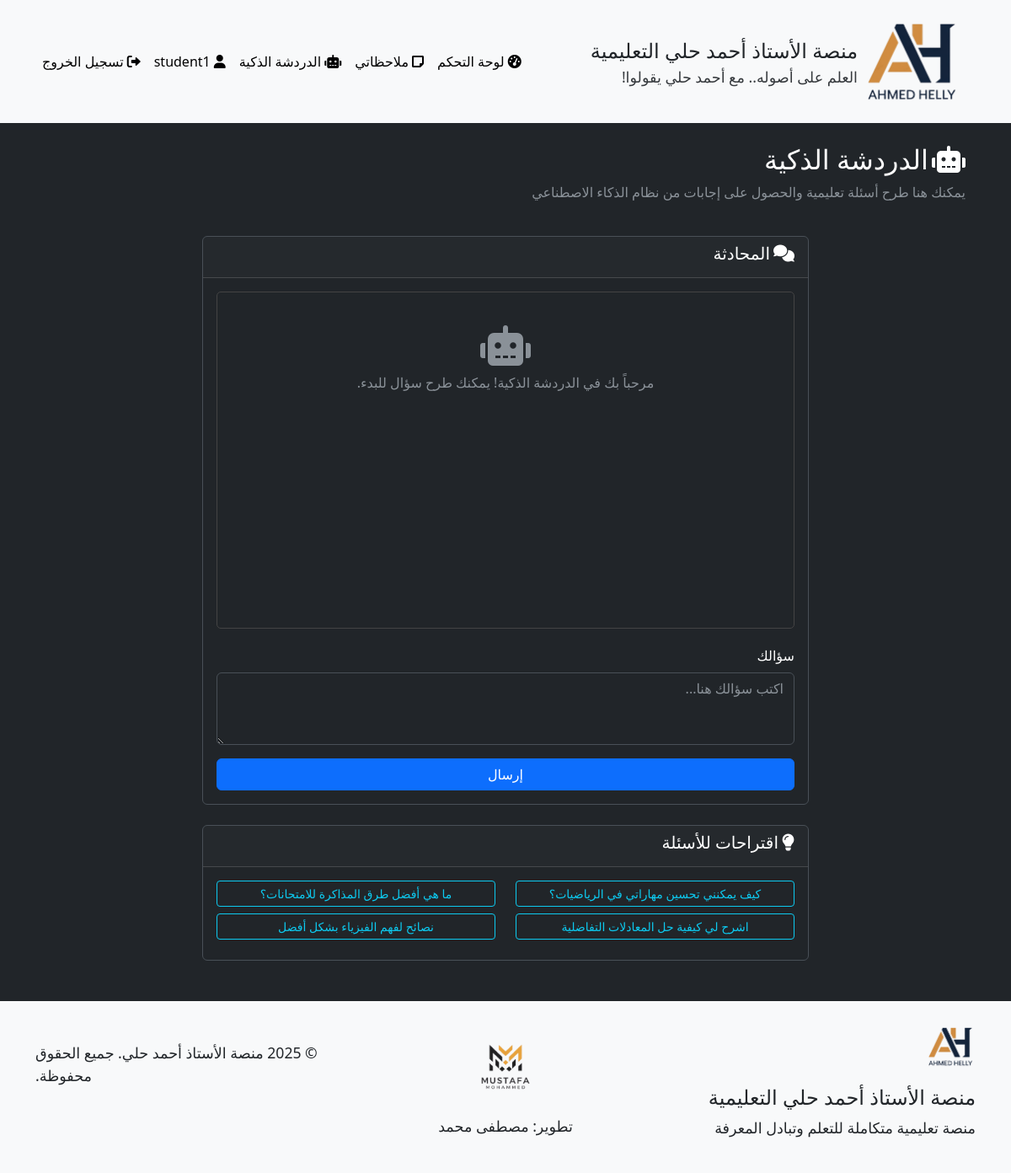
/student/ai_chat (signed in), run on an earlier commit of the app's database.
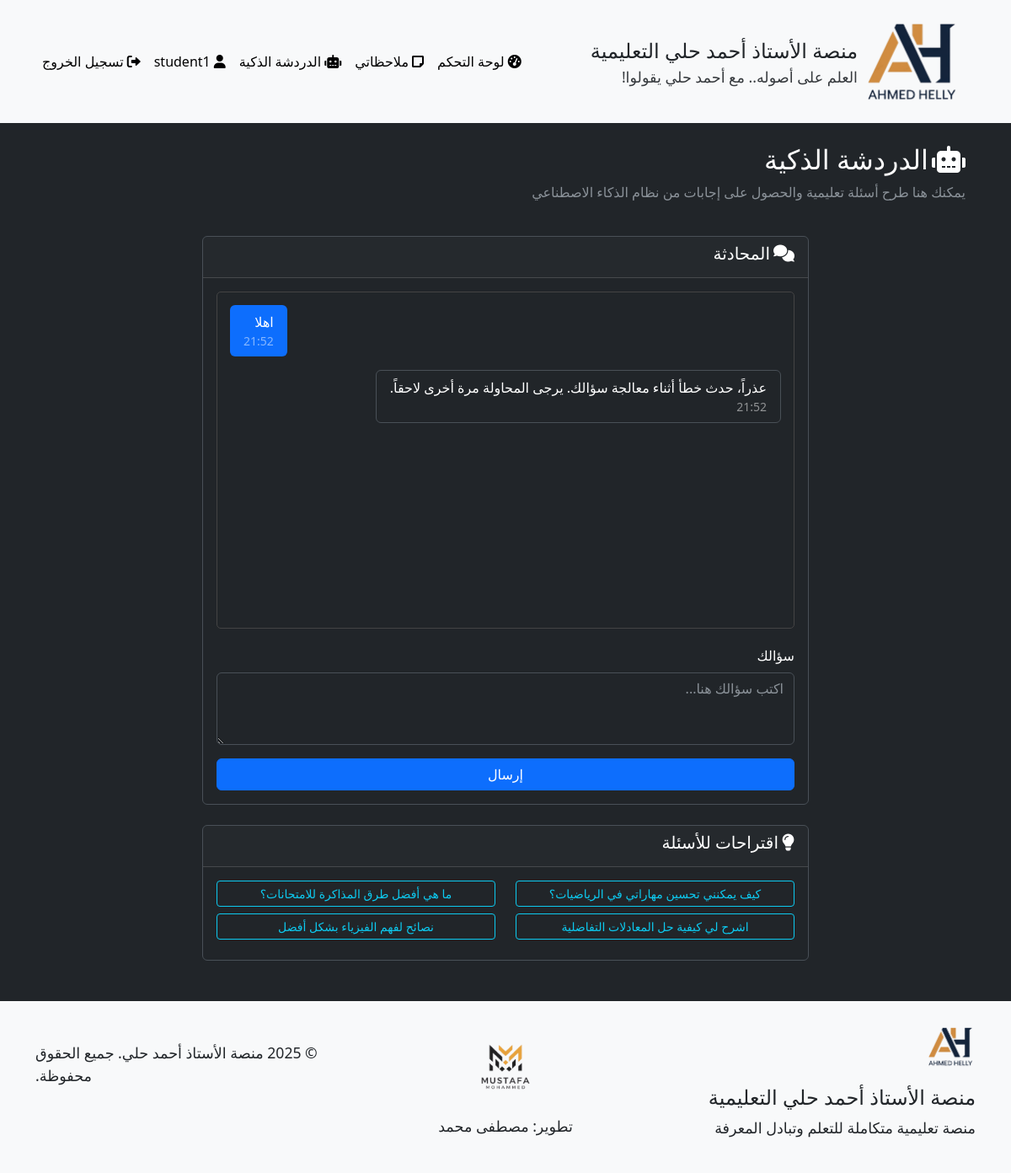
And on a later commit of the database.
### models.py (models this page shows, shortened)
class User(UserMixin, db.Model):
    __tablename__ = 'users'
    id = db.Column(db.Integer, primary_key=True)
    username = db.Column(db.String(64), unique=True, nullable=False)
    full_name = db.Column(db.String(100), nullable=True)  # الاسم الثلاثي
    email = db.Column(db.String(100), nullable=True)  # البريد الإلكتروني للاستعادة
    phone = db.Column(db.String(20), nullable=True)   # رقم الهاتف للاستعادة
    password_hash = db.Column(db.String(256), nullable=False)
    role = db.Column(db.String(20), nullable=False)  # 'admin' or 'student'
    reset_token = db.Column(db.String(100), nullable=True)  # رمز استعادة كلمة المرور
    reset_token_expiry = db.Column(db.DateTime, nullable=True)  # تاريخ انتهاء صلاحية الرمز
    videos = db.relationship('Video', backref='uploader', lazy='dynamic')
    comments = db.relationship('Comment', backref='author', lazy='dynamic')
    posts = db.relationship('Post', backref='author', lazy='dynamic')
    video_views = db.relationship('VideoView', backref='viewer', lazy='dynamic')

class AIChatMessage(db.Model):
    __tablename__ = 'ai_chat_messages'
    id = db.Column(db.Integer, primary_key=True)
    user_id = db.Column(db.Integer, db.ForeignKey('users.id'), nullable=False)
    message = db.Column(db.Text, nullable=False)
    response = db.Column(db.Text, nullable=True)
    created_at = db.Column(db.DateTime, default=datetime.utcnow)
    user = db.relationship('User', backref=db.backref('ai_chat_messages', lazy='dynamic'))

### routes.py (the view, shortened to what this page needs)
@student_bp.route('/ai_chat', methods=['GET', 'POST'])
@login_required
def ai_chat():
    form = AIChatForm()
    messages = AIChatMessage.query.filter_by(user_id=current_user.id).order_by(AIChatMessage.created_at.desc()).limit(10).all()
    messages.reverse()  # عرض الرسائل بترتيب تصاعدي
    return render_template('student/ai_chat.html', form=form, messages=messages)

### forms.py
class AIChatForm(FlaskForm):
    message = TextAreaField('سؤالك', validators=[DataRequired(), Length(min=3, max=1000)])
    submit = SubmitField('إرسال')

### app.py (called while the page is built)
    @login_manager.user_loader
    def load_user(user_id):
        return User.query.get(int(user_id))

### templates/student/ai_chat.html (shortened to what this page needs)
{% extends 'base.html' %}
{% block content %}
<div class="container mt-4">
    <div class="row mb-4">
        <div class="col">
            <h2><i class="fas fa-robot me-2"></i>الدردشة الذكية</h2>
            <p class="text-muted">يمكنك هنا طرح أسئلة تعليمية والحصول على إجابات من نظام الذكاء الاصطناعي</p>
        </div>
    </div>
    <div class="row">
        <div class="col-lg-8 mx-auto">
            <div class="card bg-dark mb-4">
                <div class="card-header">
                    <h5><i class="fas fa-comments me-2"></i>المحادثة</h5>
                </div>
                <div class="card-body">
                    <div class="chat-container" style="height: 400px; overflow-y: auto; padding: 15px; border-radius: 5px; margin-bottom: 20px; border: 1px solid #444;">
                        {% if messages %}
                            {% for msg in messages %}
                                <div class="d-flex flex-row-reverse mb-3">
                                    <div class="chat-bubble-user p-2 px-3 rounded" style="background-color: #0d6efd; color: white; max-width: 80%;">
                                        <div>{{ msg.message }}</div>
                                        <div class="small text-white-50 text-end">{{ msg.created_at.strftime('%H:%M') }}</div>
                                    </div>
                                </div>
                                <div class="d-flex mb-3">
                                    <div class="chat-bubble-ai p-2 px-3 rounded" style="background-color: #212529; color: white; border: 1px solid #495057; max-width: 80%;">
                                        <div>{{ msg.response }}</div>
                                        <div class="small text-white-50">{{ msg.created_at.strftime('%H:%M') }}</div>
                                    </div>
                                </div>
                            {% endfor %}
                        {% else %}
                            <div class="text-center text-muted p-4">
                                <i class="fas fa-robot mb-2" style="font-size: 3rem;"></i>
                                <p>مرحباً بك في الدردشة الذكية! يمكنك طرح سؤال للبدء.</p>
                            </div>
                        {% endif %}
                    </div>
                    <form method="POST" action="{{ url_for('student.ai_chat') }}">
                        <div class="mb-3">
                            {{ form.message.label(class="form-label") }}
                            {% if form.message.errors %}
                                {{ form.message(class="form-control is-invalid", rows=3, placeholder="اكتب سؤالك هنا...") }}
                                <div class="invalid-feedback">
                                    {% for error in form.message.errors %}
                                        {{ error }}
                                    {% endfor %}
                                </div>
                            {% else %}
                                {{ form.message(class="form-control", rows=3, placeholder="اكتب سؤالك هنا...") }}
                            {% endif %}
                        </div>
                        <div class="d-grid">
                            {{ form.submit(class="btn btn-primary") }}
                        </div>
                    </form>
                </div>
            </div>
            <div class="card bg-dark">
                <div class="card-header">
                    <h5><i class="fas fa-lightbulb me-2"></i>اقتراحات للأسئلة</h5>
                </div>
                <div class="card-body">
                    <div class="row">
                        <div class="col-md-6 mb-2">
                            <button onclick="fillQuestion(this)" data-question="كيف يمكنني تحسين مهاراتي في الرياضيات؟" class="btn btn-outline-info btn-sm w-100">
                                كيف يمكنني تحسين مهاراتي في الرياضيات؟
                            </button>
                        </div>
                        <div class="col-md-6 mb-2">
                            <button onclick="fillQuestion(this)" data-question="ما هي أفضل طرق المذاكرة للامتحانات؟" class="btn btn-outline-info btn-sm w-100">
                                ما هي أفضل طرق المذاكرة للامتحانات؟
                            </button>
                        </div>
                        <div class="col-md-6 mb-2">
                            <button onclick="fillQuestion(this)" data-question="اشرح لي كيفية حل المعادلات التفاضلية من الدرجة الأولى" class="btn btn-outline-info btn-sm w-100">
                                اشرح لي كيفية حل المعادلات التفاضلية
                            </button>
                        </div>
                        <div class="col-md-6 mb-2">
                            <button onclick="fillQuestion(this)" data-question="ما هي أهم النصائح لفهم الفيزياء بشكل أفضل؟" class="btn btn-outline-info btn-sm w-100">
                                نصائح لفهم الفيزياء بشكل أفضل
                            </button>
                        </div>
                    </div>
                </div>
            </div>
        </div>
    </div>
</div>
{% endblock %}

### templates/base.html (shortened to what this page needs)
<!DOCTYPE html>
<html lang="ar" data-bs-theme="dark">
<head>
    <link rel="stylesheet" href="https://cdn.jsdelivr.net/npm/bootstrap@5.3.0/dist/css/bootstrap.min.css">
    <link rel="stylesheet" href="https://cdnjs.cloudflare.com/ajax/libs/font-awesome/6.0.0/css/all.min.css">
    <link rel="stylesheet" href="{{ url_for('static', filename='css/style.css') }}">
</head>
<body>
    <header>
        <nav class="navbar navbar-expand-lg navbar-light bg-light">
            <div class="container">
                <a class="navbar-brand" href="{{ url_for('main.index') }}">
                    <img src="{{ url_for('static', filename='img/ahmed-helly-logo.png') }}" alt="شعار الأستاذ أحمد حلي" height="120" class="me-2">
                    <div class="d-flex flex-column">
                        <span class="text-dark" style="font-size: 1.5rem;">منصة الأستاذ أحمد حلي التعليمية</span>
                        <small class="text-dark" style="font-size: 1.1rem;">العلم على أصوله.. مع أحمد حلي يقولوا!</small>
                    </div>
                </a>
                <div class="collapse navbar-collapse" id="navbarNav">
                    <ul class="navbar-nav ms-auto">
                        {% if current_user.is_authenticated %}
                            {% if current_user.role == 'admin' %}
                                <li class="nav-item">
                                    <a class="nav-link {% if request.path.startswith('/admin/dashboard') %}active{% endif %}" href="{{ url_for('admin.dashboard') }}">
                                        <i class="fas fa-tachometer-alt me-1"></i>لوحة التحكم
                                    </a>
                                </li>
                                <li class="nav-item">
                                    <a class="nav-link {% if request.path.startswith('/admin/upload_video') %}active{% endif %}" href="{{ url_for('admin.upload_video') }}">
                                        <i class="fas fa-video me-1"></i>رفع فيديو
                                    </a>
                                </li>
                                <li class="nav-item">
                                    <a class="nav-link {% if request.path.startswith('/admin/create_post') %}active{% endif %}" href="{{ url_for('admin.create_post') }}">
                                        <i class="fas fa-edit me-1"></i>إنشاء منشور
                                    </a>
                                </li>
                                <li class="nav-item">
                                    <a class="nav-link {% if request.path.startswith('/admin/lecture_codes') %}active{% endif %}" href="{{ url_for('admin.lecture_codes') }}">
                                        <i class="fas fa-key me-1"></i>أكواد المحاضرات
                                    </a>
                                </li>
                            {% else %}
                                <li class="nav-item">
                                    <a class="nav-link {% if request.path.startswith('/student/dashboard') %}active{% endif %}" href="{{ url_for('student.dashboard') }}">
                                        <i class="fas fa-tachometer-alt me-1"></i>لوحة التحكم
                                    </a>
                                </li>
                                <li class="nav-item">
                                    <a class="nav-link {% if request.path.startswith('/student/notes') %}active{% endif %}" href="{{ url_for('student.view_notes') }}">
                                        <i class="fas fa-sticky-note me-1"></i>ملاحظاتي
                                    </a>
                                </li>
                                <li class="nav-item">
                                    <a class="nav-link {% if request.path.startswith('/student/ai_chat') %}active{% endif %}" href="{{ url_for('student.ai_chat') }}">
                                        <i class="fas fa-robot me-1"></i>الدردشة الذكية
                                    </a>
                                </li>
                            {% endif %}
                            <li class="nav-item">
                                <a class="nav-link {% if request.path.startswith('/profile') %}active{% endif %}" href="{{ url_for('main.profile') }}">
                                    <i class="fas fa-user me-1"></i>{{ current_user.username }}
                                </a>
                            </li>
                            <li class="nav-item">
                                <a class="nav-link" href="{{ url_for('main.logout') }}">
                                    <i class="fas fa-sign-out-alt me-1"></i>تسجيل الخروج
                                </a>
                            </li>
                        {% endif %}
                    </ul>
                </div>
            </div>
        </nav>
    </header>
    <main class="container my-4">
        {% block content %}{% endblock %}
    </main>
    <footer class="bg-light text-dark py-4 mt-5">
        <div class="container">
            <div class="row">
                <div class="col-md-4">
                    <img src="{{ url_for('static', filename='img/ahmed-helly-logo.png') }}" alt="شعار الأستاذ أحمد حلي" height="60" class="mb-3">
                    <h4 class="text-dark">منصة الأستاذ أحمد حلي التعليمية</h4>
                    <p class="text-dark" style="font-size: 1.1rem;">منصة تعليمية متكاملة للتعلم وتبادل المعرفة</p>
                </div>
                <div class="col-md-4 text-center d-flex flex-column align-items-center justify-content-center">
                    <a href="#" class="text-dark text-decoration-none">
                        <img src="{{ url_for('static', filename='img/mustafa-logo.png') }}" alt="شعار مصطفى محمد" height="100" class="mb-2">
                        <p class="text-dark" style="font-size: 1.1rem;">تطوير: مصطفى محمد</p>
                    </a>
                </div>
                <div class="col-md-4 text-md-end">
                    <p class="mt-4 text-dark" style="font-size: 1.1rem;">&copy; 2025 منصة الأستاذ أحمد حلي. جميع الحقوق محفوظة.</p>
                </div>
            </div>
        </div>
    </footer>
</body>
</html>

### static/css/style.css (style rules this page uses)
.navbar-brand { display: flex; align-items: center; }
.navbar-brand span { font-size: 1.3em; color: var(--bs-body-color); }
.navbar-brand small { font-size: 1em; color: var(--bs-body-color); opacity: 0.9; }
:root { --bs-body-color: #fff; --bs-body-bg: #212529; --bs-navbar-color: #fff; --bs-card-bg: #2c3034; --bs-secondary-bg: #343a40; }
footer { background-color: #fff !important; color: #000 !important; }
footer a, footer p { color: #000 !important; }
.navbar-brand, .nav-link, .nav-link span, .navbar-nav span { color: #000 !important; }
.card { background-color: var(--bs-card-bg); border: 1px solid var(--bs-border-color); }
body { direction: rtl; text-align: right; }
.navbar-nav { padding-right: 0; }
.me-1, .me-2, .me-3, .me-4 { margin-left: 0.25rem !important; margin-right: 0 !important; }
.ms-auto { margin-right: auto !important; margin-left: 0 !important; }
.text-md-end { text-align: left !important; }
.navbar-brand img { margin-left: 0.5rem; margin-right: 0; }

What changed in the data, as far as the page shows it:
added AIChatMessage: message "اهلا", created_at "21:52", response "عذراً، حدث خطأ أثناء معالجة سؤالك. يرجى المحاولة مرة أخرى لاحقاً."
Also different on the page:
text no longer shown: "مرحباً بك في الدردشة الذكية! يمكنك طرح سؤال للبدء."
